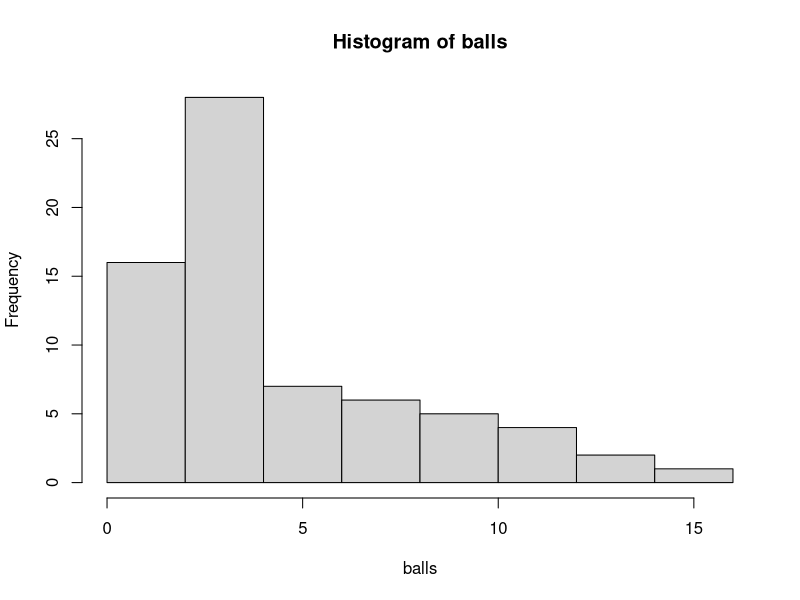
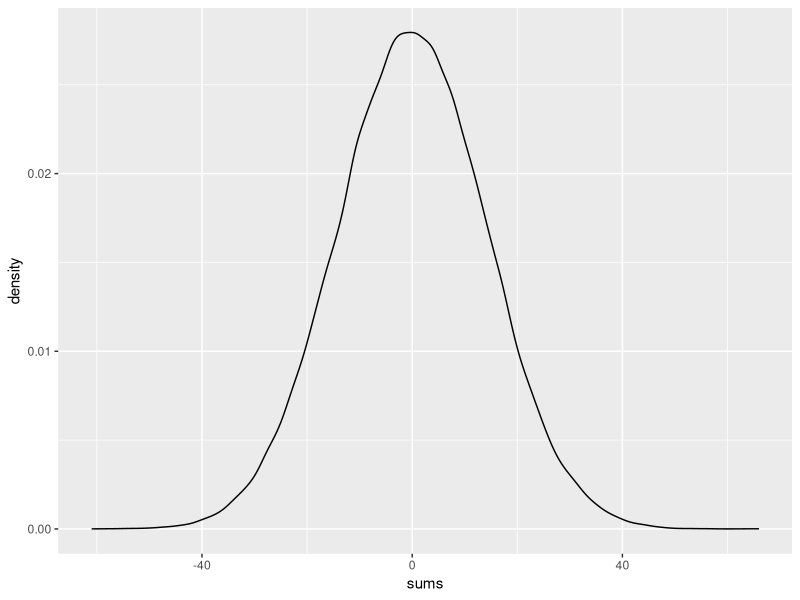
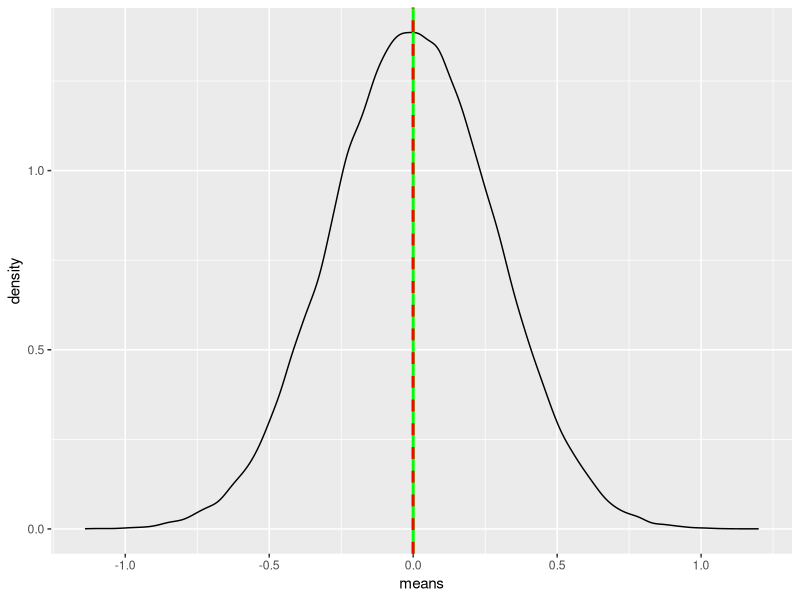

R code for these plots, in order:
# sum of sample variables follow normal dist.

library(purrr)
library(ggplot2)
library(dplyr)

balls = c(rep(1,5),rep(2,11),rep(3,18),rep(4,10),rep(5,4),rep(6,3),rep(7,3),rep(8,3),rep(9,3),rep(10,2),rep(11,2),rep(12,2),13,14,15)
hist(balls)

ball_sample = function(n){
  # n: size of sample
  box_of_ball = c(-3,-2,-1,0,1,2,3)
  #box_of_ball = balls
  sample_rst = sample(box_of_ball,n,replace = TRUE)
  return(sum(sample_rst))
}

trials = 100000
sample_size = 50
reference_mean = 0
#reference_mean = mean(balls)

trial_num = 1:trials
sample_sizes = rep(sample_size,trials)
sums = map_dbl(sample_sizes,ball_sample)
means = map_dbl(sample_sizes,ball_sample)/sample_size
df = data.frame(
  trial_num,sums,means
)

df %>% ggplot(aes(x=sums))+geom_density()
df %>% ggplot(aes(x=means))+geom_density()+geom_vline(xintercept = reference_mean,color='green',size=1)+geom_vline(xintercept = mean(means),linetype='dashed',color='red',size=1)